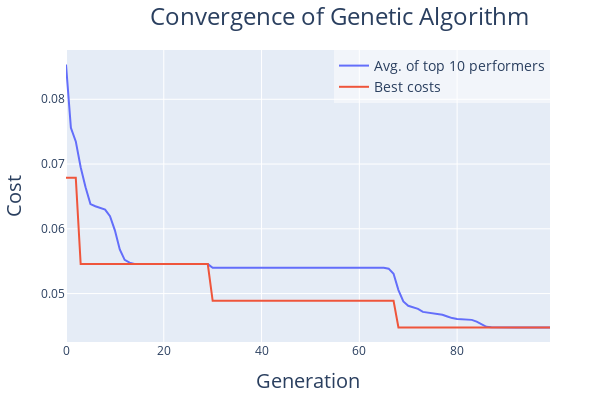

Notebook code cell kept with this figure:
### Markdown cell above
Plot the genetic algorithm convergence plot

### Code cell
visualizer.plot_optimization_results()
